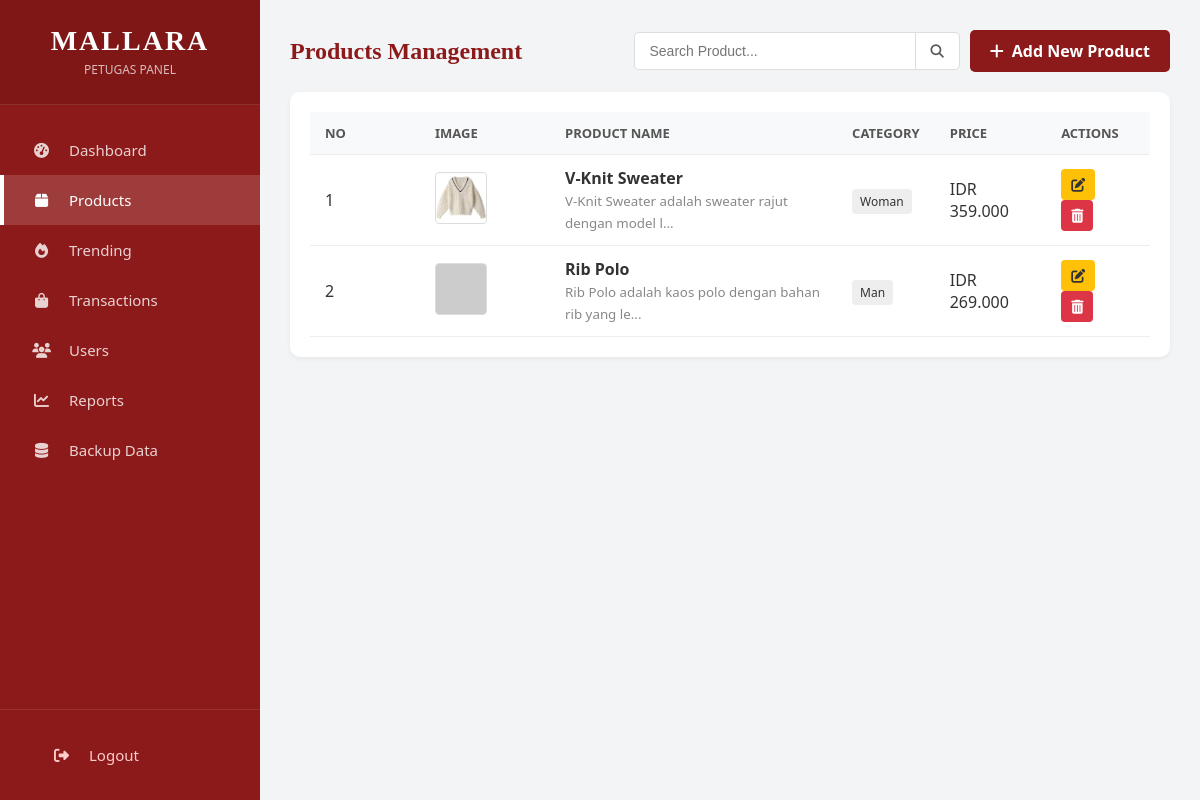
The app's page /petugas/products.php (signed in) with its own data.
### tables this page shows
CREATE TABLE `products` (
  `id` int(11) NOT NULL,
  `name` varchar(100) DEFAULT NULL,
  `price` int(11) DEFAULT NULL,
  `category` enum('man','woman') DEFAULT NULL,
  `image` varchar(255) DEFAULT NULL,
  `stock` int(11) DEFAULT 0,
  `rating` decimal(3,1) DEFAULT 0.0,
  `sold` int(11) DEFAULT 0,
  `is_trending` tinyint(1) DEFAULT 0,
  `description` text DEFAULT NULL,
  `created_at` timestamp NOT NULL DEFAULT current_timestamp()
);

### petugas/products.php (the view, shortened to what this page needs)
<?php
require '../config/database.php';
if (isset($_GET['search']) && !empty($_GET['search'])) {
    $keyword = mysqli_real_escape_string($conn, $_GET['search']);
    $queryProducts = mysqli_query($conn, "SELECT * FROM products WHERE name LIKE '%$keyword%' ORDER BY id DESC");
} else {
    $queryProducts = mysqli_query($conn, "SELECT * FROM products ORDER BY id DESC");
}
?>
<!DOCTYPE html>
<html lang="id">
<head>
    <link rel="stylesheet" href="../assets/css/style.css">
    <link rel="stylesheet" href="https://cdnjs.cloudflare.com/ajax/libs/font-awesome/6.4.0/css/all.min.css">
</head>
<body>
    <aside class="sidebar">
        <div class="sidebar-header">
            <h2>MALLARA</h2>
            <span>PETUGAS PANEL</span>
        </div>
        <nav class="sidebar-menu">
            <a href="dashboard.php" class="menu-item">
                <i class="fas fa-tachometer-alt"></i> <span>Dashboard</span>
            </a>
            <a href="products.php" class="menu-item active">
                <i class="fas fa-box"></i> <span>Products</span>
            </a>
            <a href="trending.php" class="menu-item">
                <i class="fas fa-fire"></i> <span>Trending</span>
            </a>
            <a href="orders.php" class="menu-item">
                <i class="fas fa-shopping-bag"></i> <span>Transactions</span>
            </a>
            <a href="users.php" class="menu-item">
                <i class="fas fa-users"></i> <span>Users</span>
            </a>
            <a href="reports.php" class="menu-item">
                <i class="fas fa-chart-line"></i> <span>Reports</span>
            </a>
            <a href="backup_data.php" class="menu-item">
                <i class="fas fa-database"></i> <span>Backup Data</span>
            </a>
        </nav>
        <div class="sidebar-footer">
            <a href="../auth/logout.php" class="menu-item" style="color: #ffcccc;">
                <i class="fas fa-sign-out-alt"></i> <span>Logout</span>
            </a>
        </div>
    </aside>
    <main class="main-content">
        <div class="page-header">
            <h2 class="page-title">Products Management</h2>
            <div class="header-actions">
                <form action="" method="GET" class="search-box">
                    <input type="text" name="search" class="search-input" placeholder="Search Product..." value="<?php echo isset($_GET['search']) ? $_GET['search'] : ''; ?>">
                    <button type="submit" class="btn-search"><i class="fas fa-search"></i></button>
                </form>
                <a href="products_add.php" class="btn-add"><i class="fas fa-plus"></i> Add New Product</a>
            </div>
        </div>
        <div class="table-container">
            <table>
                <thead>
                    <tr>
                        <th style="width: 80px;">No</th>
                        <th style="width: 100px;">Image</th>
                        <th>Product Name</th>
                        <th>Category</th>
                        <th>Price</th>
                        <th>Actions</th>
                    </tr>
                </thead>
                <tbody>
                    <?php
                    $no = 1;
                    if (mysqli_num_rows($queryProducts) > 0):
                        while ($row = mysqli_fetch_assoc($queryProducts)):
                            $imgPath = "../assets/img/products/" . $row['category'] . "/" . $row['image'];
                    ?>
                    <tr>
                        <td><?= $no++ ?></td>
                        <td>
                            <img src="<?= $imgPath ?>" alt="<?= $row['name'] ?>" class="product-img-thumb" onerror="this.src='https://via.placeholder.com/50'">
                        </td>
                        <td>
                            <strong><?= $row['name'] ?></strong><br>
                            <small style="color: #888;"><?= substr($row['description'], 0, 50) ?>...</small>
                        </td>
                        <td>
                            <span style="padding: 4px 8px; background: #eee; border-radius: 4px; font-size: 12px; text-transform: capitalize;">
                                <?= $row['category'] ?>
                            </span>
                        </td>
                        <td>IDR <?= number_format($row['price'], 0, ',', '.') ?></td>
                        <td>
                            <a href="products_edit.php?id=<?= $row['id'] ?>" class="btn-action btn-edit" title="Edit Product">
                                <i class="fas fa-edit"></i>
                            </a>
                            <a href="products.php?delete=<?= $row['id'] ?>" class="btn-action btn-delete" onclick="return confirm('Yakin ingin menghapus produk ini?')" title="Delete Product">
                                <i class="fas fa-trash-alt"></i>
                            </a>
                        </td>
                    </tr>
                    <?php endwhile; ?>
                    <?php endif; ?>
                </tbody>
            </table>
        </div>
    </main>
</body>
</html>

### assets/css/style.css (style rules this page uses)
body { margin:0; font-family: 'Segoe UI'; background:#8b0000; color:white; }

### petugas/products.php (style rules this page uses)
:root { --admin-primary: #8d1a1a; --admin-bg: #f3f4f6; }
body { margin: 0; padding: 0; font-family: 'Segoe UI', Tahoma, Geneva, Verdana, sans-serif; background-color: var(--admin-bg); display: flex; min-height: 100vh; color: #333; }
.sidebar { width: 260px; background-color: var(--admin-primary); color: white; position: fixed; top: 0; left: 0; height: 100%; display: flex; flex-direction: column; z-index: 1000; }
.sidebar-header { padding: 25px; text-align: center; border-bottom: 1px solid rgba(255,255,255,0.1); background: rgba(0,0,0,0.1); }
.sidebar-header h2 { margin: 0; font-family: 'Times New Roman', serif; letter-spacing: 2px; font-size: 28px; }
.sidebar-header span { font-size: 12px; opacity: 0.7; }
.sidebar-menu { flex: 1; padding-top: 20px; }
.menu-item { display: flex; align-items: center; padding: 15px 25px; color: rgba(255,255,255,0.8); text-decoration: none; transition: 0.3s; border-left: 4px solid transparent; font-size: 15px; }
.menu-item i { width: 25px; text-align: center; margin-right: 15px; }
.menu-item:hover, .menu-item.active { background: rgba(255, 255, 255, 0.15); color: white; border-left-color: #fff; }
.sidebar-footer { padding: 20px; border-top: 1px solid rgba(255,255,255,0.1); }
.main-content { margin-left: 260px; flex: 1; padding: 30px; width: calc(100% - 260px); }
.page-header { display: flex; justify-content: space-between; align-items: center; margin-bottom: 20px; flex-wrap: wrap; gap: 15px; }
.page-title { font-size: 24px; color: var(--admin-primary); font-family: 'Times New Roman', serif; margin: 0; }
.header-actions { display: flex; gap: 10px; align-items: center; }
.search-box { display: flex; }
.search-input { padding: 10px 15px; border: 1px solid #ddd; border-right: none; border-radius: 5px 0 0 5px; outline: none; width: 250px; font-size: 14px; }
.btn-search { background: #fff; color: #555; border: 1px solid #ddd; padding: 0 15px; border-radius: 0 5px 5px 0; cursor: pointer; transition: 0.3s; }
.btn-add { background: var(--admin-primary); color: white; padding: 10px 20px; text-decoration: none; border-radius: 5px; font-weight: bold; display: inline-flex; align-items: center; gap: 8px; transition: 0.3s; }
.table-container { background: white; padding: 20px; border-radius: 10px; box-shadow: 0 2px 5px rgba(0,0,0,0.05); overflow-x: auto; }
table { width: 100%; border-collapse: collapse; min-width: 800px; }
th, td { padding: 12px 15px; text-align: left; border-bottom: 1px solid #eee; }
th { background-color: #f8f9fa; color: #555; font-weight: 600; font-size: 13px; text-transform: uppercase; }
.product-img-thumb { width: 50px; height: 50px; object-fit: cover; border-radius: 4px; border: 1px solid #ddd; }
.btn-action { padding: 6px 10px; border-radius: 4px; text-decoration: none; color: white; margin-right: 5px; display: inline-block; font-size: 14px; }
.btn-edit { background-color: #ffc107; color: #333; }
.btn-delete { background-color: #dc3545; }

### records on screen
products: category+image (picture), name "V-Knit Sweater", description "V-Knit Sweater adalah sweater rajut dengan model l", category "Woman", price "359.000"
products: name "Rib Polo", description "Rib Polo adalah kaos polo dengan bahan rib yang le", category "Man", price "269.000"
